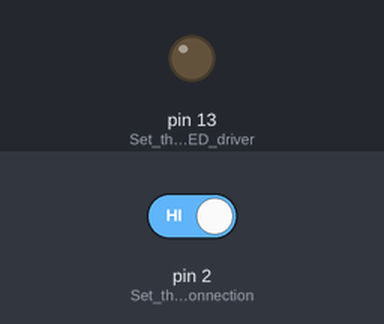
The sketch below on a simulated Arduino Uno, built with avr-gcc and run on an emulated ATmega328P. On the bench: output pins drawn as LEDs (lit = HIGH). The test bench sets the inputs (shaded band); at power-on: pin 2 (Set_the_sensor_connection) HIGH.

Above: at 1.2 s.
1.3 s: pin 2 (Set_the_sensor_connection) driven LOW
At 2.2 s:
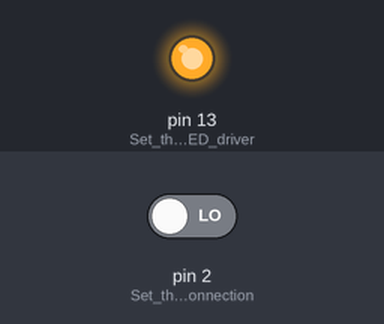
2.8 s: pin 2 (Set_the_sensor_connection) driven HIGH
At 3.4 s:
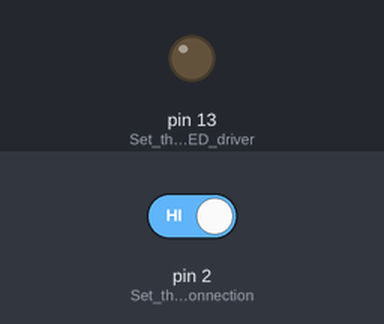
Timing chart, 0 to 5.8 s (numbered marks = the images above; inputs shaded):
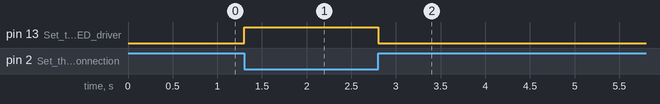

Measured:
- after the input at 1.3 s, pin 13 (Set_the_LED_driver): LOW → HIGH at once
- after the input at 2.8 s, pin 13 (Set_the_LED_driver): HIGH → LOW at once

The sketch:

AD-Sensor-LED-demo.ino
```cpp
/******************************************************************************************
Reads an open-collector AD-Series digital magnetic sensor with an Arduino Uno.
Sensor output on IO2; the Arduino drives an LED (through a series resistor) on IO13.
****************************;***************************************************************/
void setup() {
  pinMode(13, OUTPUT); //Set the LED driver (IO13) as an output
  pinMode(2, INPUT); //Set the sensor connection (IO2) as an input
  digitalWrite(2, HIGH); //Activate the input pull-up resistor by writing a HIGH
}

void loop() {
  if(digitalRead(2) == LOW) //Read the sensor (LOW = on)
  {
    digitalWrite(13, HIGH); //Turn the LED on if the sensor is on
  }
  else digitalWrite(13, LOW); //Turn the LED off if the sensor is off
}
```
